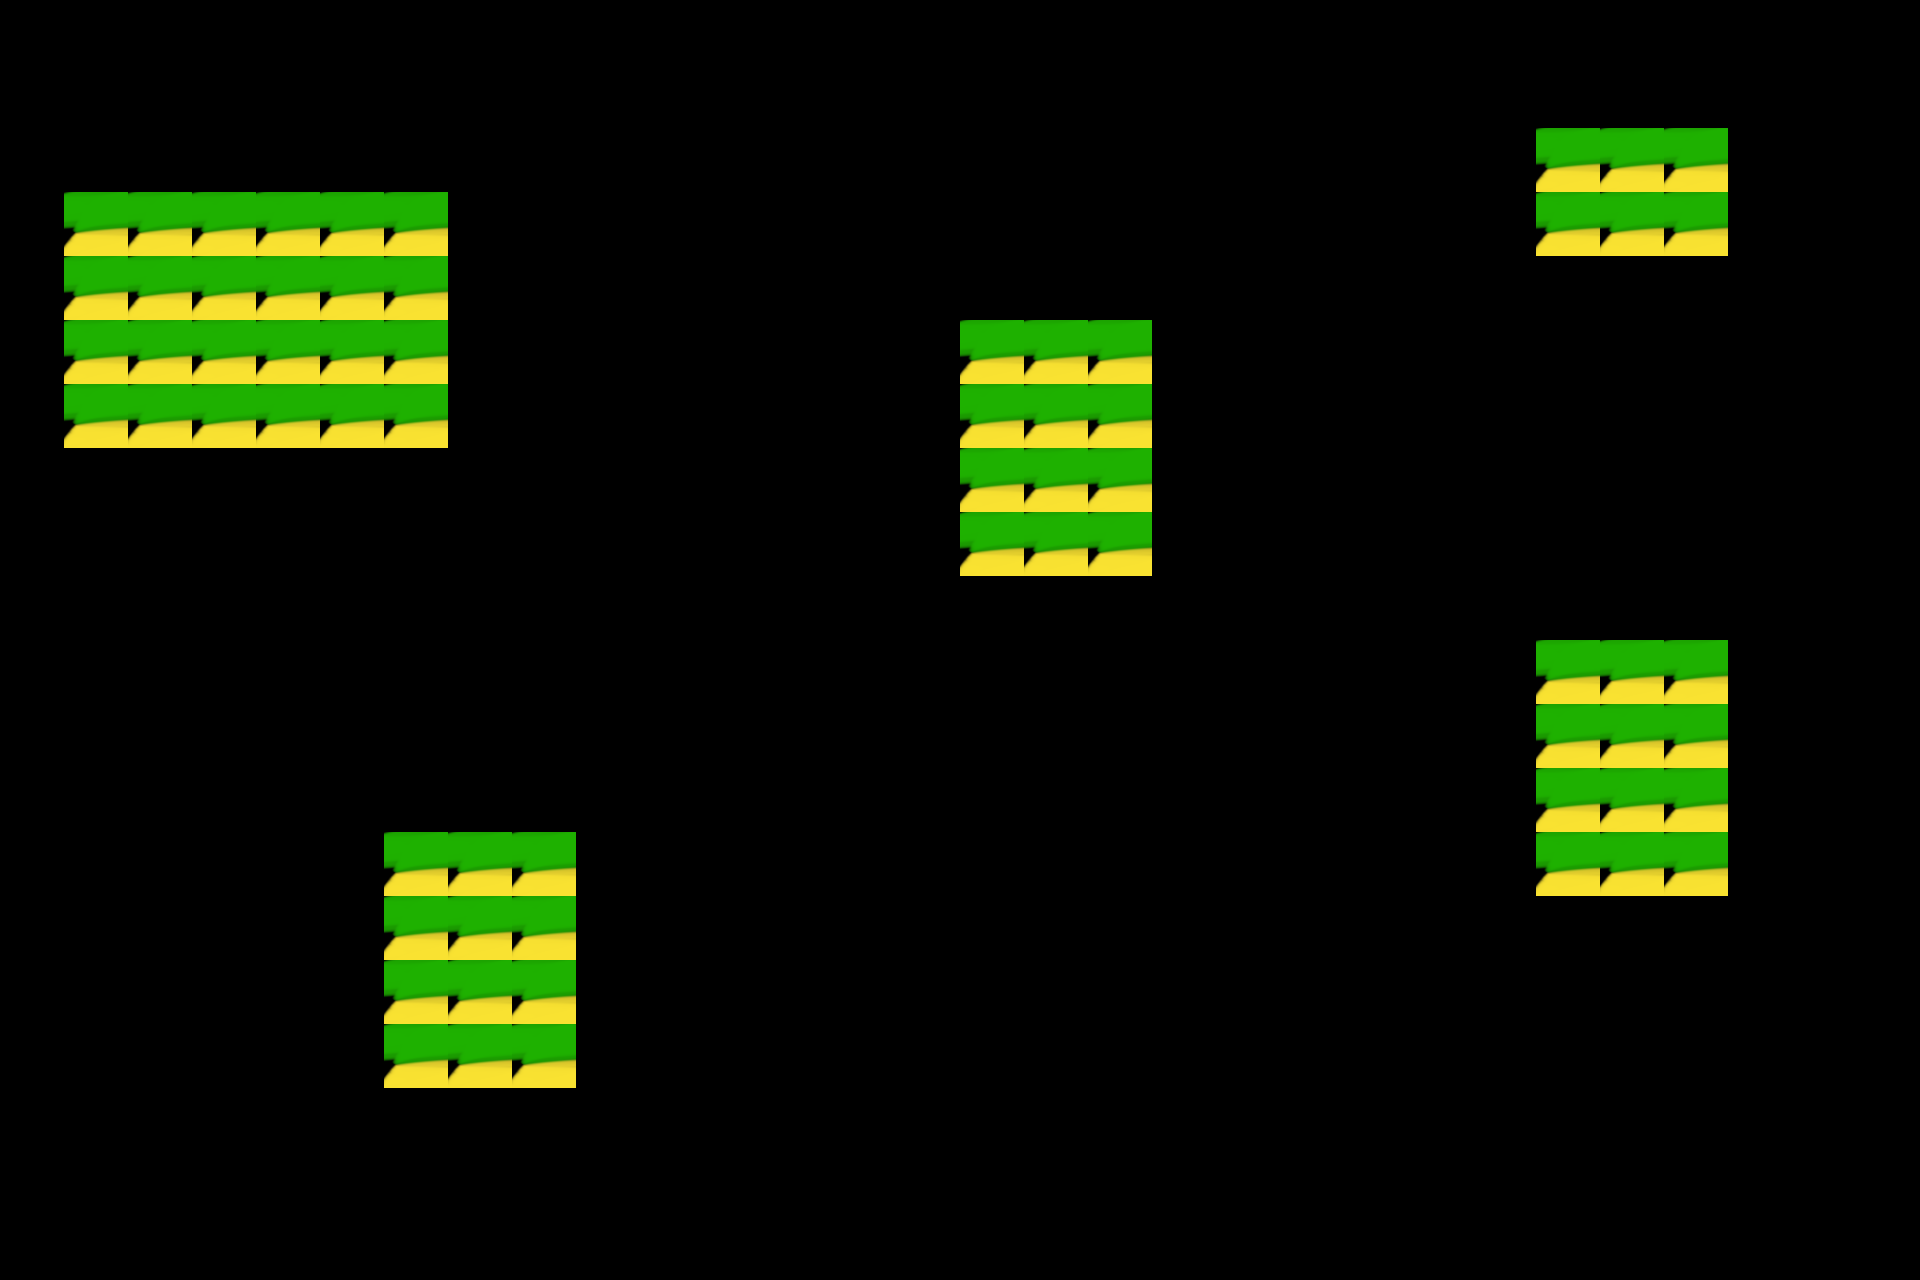

Below is a game level as drawn by its tile map, then a one-line description and the .tmx file that defines it, in full:
An orthogonal 30x20 tile map with 64x64 px tiles, 1 tile layer (buildings), 2 tilesets.

<map version="1.9" tiledversion="1.9.2" orientation="orthogonal" renderorder="right-down" width="30" height="20" tilewidth="64" tileheight="64" infinite="0" nextlayerid="2" nextobjectid="1">
 <editorsettings>
  <export target="level0.json" format="json" />
 </editorsettings>
 <tileset firstgid="1" name="placeholder" tilewidth="64" tileheight="64" tilecount="9" columns="1">
  <image source="placeholder_tiles.png" width="64" height="576" />
 </tileset>
 <tileset firstgid="10" source="placeholder.tsx" />
 <layer id="1" name="buildings" width="30" height="20">
  <data encoding="csv">
0,0,0,0,0,0,0,0,0,0,0,0,0,0,0,0,0,0,0,0,0,0,0,0,0,0,0,0,0,0,
0,0,0,0,0,0,0,0,0,0,0,0,0,0,0,0,0,0,0,0,0,0,0,0,0,0,0,0,0,0,
0,0,0,0,0,0,0,0,0,0,0,0,0,0,0,0,0,0,0,0,0,0,0,0,2,2,2,0,0,0,
0,2,2,2,2,2,2,0,0,0,0,0,0,0,0,0,0,0,0,0,0,0,0,0,2,2,2,0,0,0,
0,2,2,2,2,2,2,0,0,0,0,0,0,0,0,0,0,0,0,0,0,0,0,0,0,0,0,0,0,0,
0,2,2,2,2,2,2,0,0,0,0,0,0,0,0,2,2,2,0,0,0,0,0,0,0,0,0,0,0,0,
0,2,2,2,2,2,2,0,0,0,0,0,0,0,0,2,2,2,0,0,0,0,0,0,0,0,0,0,0,0,
0,0,0,0,0,0,0,0,0,0,0,0,0,0,0,2,2,2,0,0,0,0,0,0,0,0,0,0,0,0,
0,0,0,0,0,0,0,0,0,0,0,0,0,0,0,2,2,2,0,0,0,0,0,0,0,0,0,0,0,0,
0,0,0,0,0,0,0,0,0,0,0,0,0,0,0,0,0,0,0,0,0,0,0,0,0,0,0,0,0,0,
0,0,0,0,0,0,0,0,0,0,0,0,0,0,0,0,0,0,0,0,0,0,0,0,2,2,2,0,0,0,
0,0,0,0,0,0,0,0,0,0,0,0,0,0,0,0,0,0,0,0,0,0,0,0,2,2,2,0,0,0,
0,0,0,0,0,0,0,0,0,0,0,0,0,0,0,0,0,0,0,0,0,0,0,0,2,2,2,0,0,0,
0,0,0,0,0,0,2,2,2,0,0,0,0,0,0,0,0,0,0,0,0,0,0,0,2,2,2,0,0,0,
0,0,0,0,0,0,2,2,2,0,0,0,0,0,0,0,0,0,0,0,0,0,0,0,0,0,0,0,0,0,
0,0,0,0,0,0,2,2,2,0,0,0,0,0,0,0,0,0,0,0,0,0,0,0,0,0,0,0,0,0,
0,0,0,0,0,0,2,2,2,0,0,0,0,0,0,0,0,0,0,0,0,0,0,0,0,0,0,0,0,0,
0,0,0,0,0,0,0,0,0,0,0,0,0,0,0,0,0,0,0,0,0,0,0,0,0,0,0,0,0,0,
0,0,0,0,0,0,0,0,0,0,0,0,0,0,0,0,0,0,0,0,0,0,0,0,0,0,0,0,0,0,
0,0,0,0,0,0,0,0,0,0,0,0,0,0,0,0,0,0,0,0,0,0,0,0,0,0,0,0,0,0
</data>
 </layer>
</map>